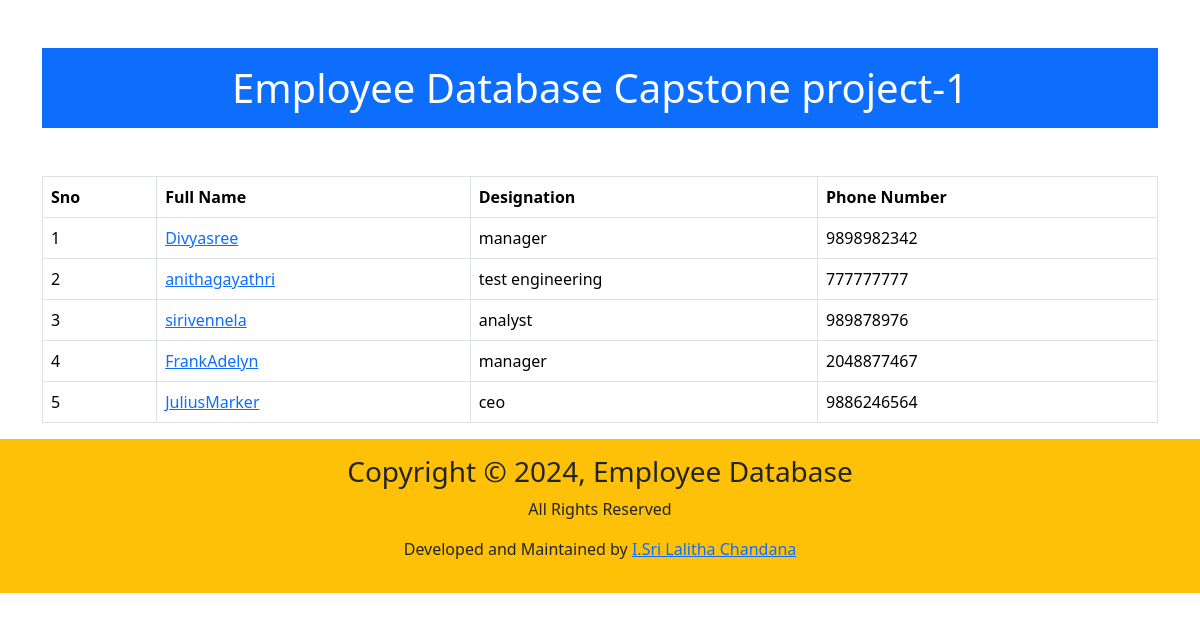
/home/, run on the app's committed database.
### salary/models.py (models this page shows)
class Employee(models.Model):
    first_name=models.CharField(max_length=100)
    last_name=models.CharField(max_length=100)
    photo=models.ImageField(upload_to='images')
    designation=models.CharField(max_length=100)
    email_address=models.EmailField(max_length=100,unique=True)
    phone_number=models.CharField(max_length=100,blank=True)

### Employee/views.py (the view)
# urls.py: 2. Add a URL to urlpatterns:  path('', views.home, name='home')
def home(request):
    employees=Employee.objects.all()
    context={
        'employees':employees,
    }
    return render(request,'home.html',context)

### templates/home.html (shortened to what this page needs)
<!DOCTYPE html>
<html lang="en">
<head>
    <link href="https://cdn.jsdelivr.net/npm/bootstrap@5.3.2/dist/css/bootstrap.min.css" rel="stylesheet">
</head>
<body>
  <div class="container mt-5">
    <h1 class="bg-primary text-white text-center p-3">Employee Database Capstone project-1</h1>
    <table class="table table-bordered mt-5 table-hover">
        <thead>
          <tr>
            <th>Sno</th>
            <th>Full Name</th>
            <th>Designation</th>
            <th>Phone Number</th>
          </tr>
        </thead>
        <tbody>
          {% for x in employees  %}
           <tr>
            <td>{{forloop.counter}}</td>
            <td><a href="{% url 'employee_detail' x.id %}">{{x.first_name}}{{x.last_name}}</td></a>
            <td>{{x.designation}}</td>
            <td>{{x.phone_number}}</td>
           </tr>
          {% endfor %}
        </tbody>
      </table>
    </div>
    <footer class="bg-warning text-center p-3">
      <div class="container">
        <div class="row">
          <div class="col">
            <h3>Copyright &copy; 2024, Employee Database</h3>
            <p>All Rights Reserved</p>
            <p>Developed and  Maintained by
            <a href="">I.Sri Lalitha Chandana</a>
            </p>
          </div>
        </div>
      </div>
    </footer>
</body>
</html>

### data on the page
Employee: first_name "Divya", last_name "sree", designation "manager", phone_number "9898982342"
Employee: first_name "anitha", last_name "gayathri", designation "test engineering", phone_number "777777777"
Employee: first_name "siri", last_name "vennela", designation "analyst", phone_number "989878976"
Employee: first_name "Frank", last_name "Adelyn", designation "manager", phone_number "2048877467"
Employee: first_name "Julius", last_name "Marker", designation "ceo", phone_number "9886246564"
